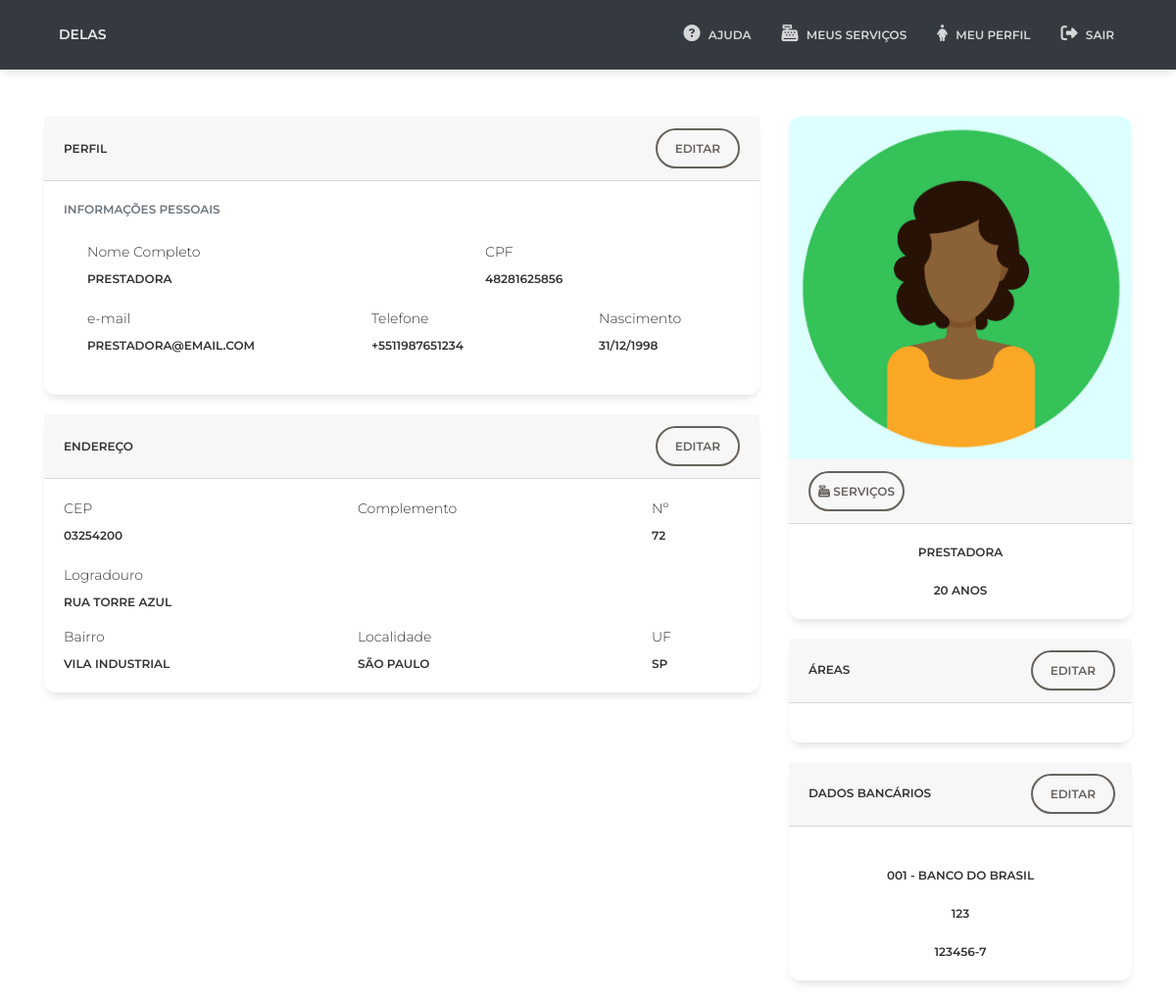
The page /pages/prestadora/profile-page.php (signed in) on the database as committed earlier.
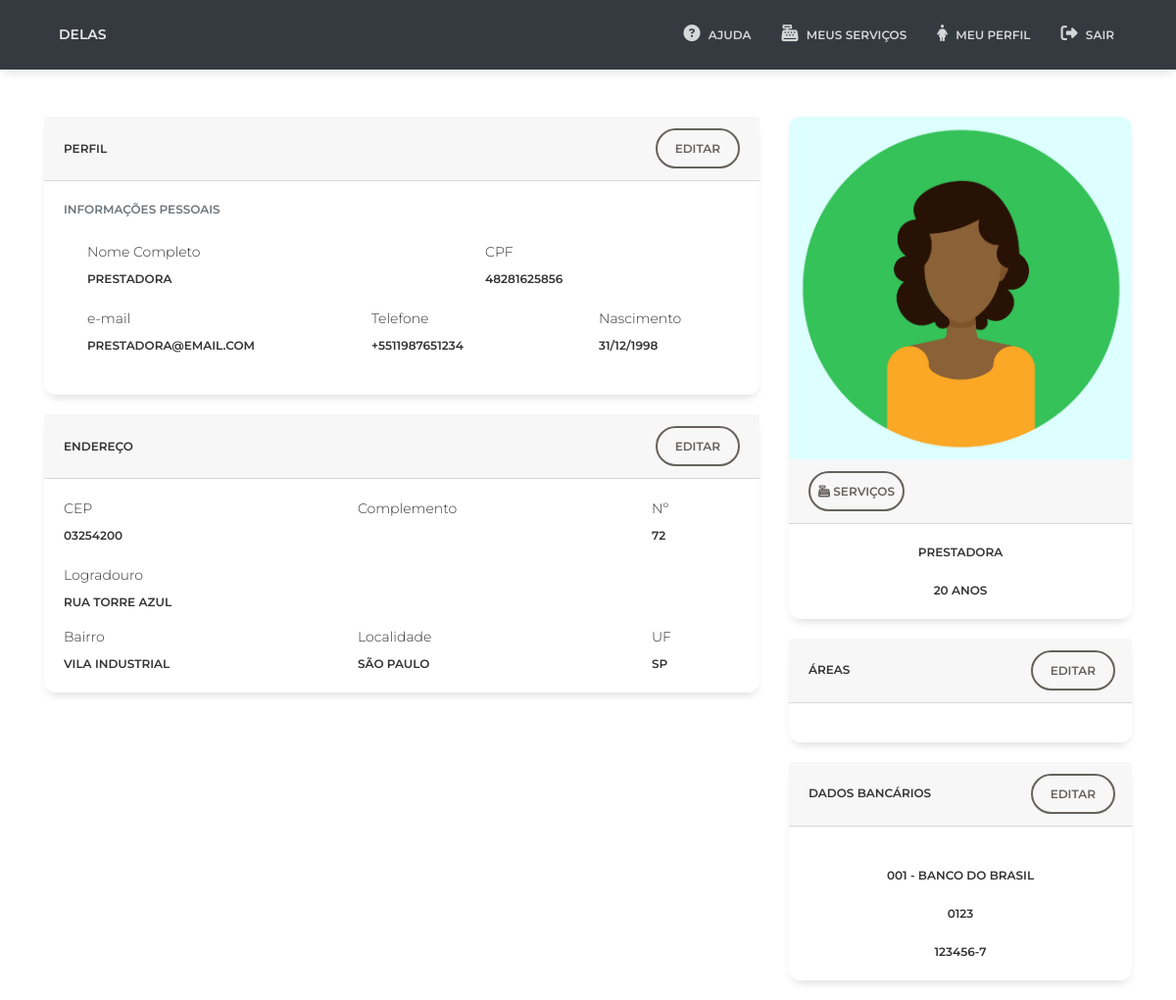
The same page on the database as committed later.
### tables this page shows
create table Prestadoras (
	idPrestadora INT(5) UNSIGNED NOT NULL AUTO_INCREMENT,
    nomePrestadora VARCHAR(100) NOT NULL,
    cpfPrestadora CHAR(11),
    telPrestadora VARCHAR(11) NOT NULL,
    dtNascPrestadora DATE,
    emailPrestadora VARCHAR(100) NOT NULL,
    senhaPrestadora VARCHAR(50) NOT NULL,
    idBanco INT(3) UNSIGNED,
    agenciaBanco VARCHAR(10),
    contaBanco VARCHAR(15),
    ativo INT(1) UNSIGNED DEFAULT '1',
    caminhoFoto VARCHAR (200),
    dtCadastro DATETIME NOT NULL,
    PRIMARY KEY (idPrestadora),
    FOREIGN KEY (idBanco) REFERENCES Bancos (idBanco)
    );

create table Bancos (
	idBanco INT(3) UNSIGNED NOT NULL,
    banco VARCHAR(100) NOT NULL,
    PRIMARY KEY (idBanco)
    );

create table End_Prestadoras (
	idEnd_Prestadora INT(5) UNSIGNED NOT NULL AUTO_INCREMENT,	
    CEP VARCHAR(8),
    logradouro VARCHAR (200),
    complemento VARCHAR (100),
    numero VARCHAR (15),
    bairro VARCHAR (100),
    localidade VARCHAR (50),
    uf VARCHAR (2),
    idPrestadora INT(5) UNSIGNED NOT NULL,
    PRIMARY KEY (idEnd_Prestadora),
    FOREIGN KEY (idPrestadora) REFERENCES Prestadoras (idPrestadora)
    );

### pages/prestadora/profile-page.php (the view, shortened to what this page needs)
<?php
include_once("../../assets/php/scripts/conexao.php");
$email = $_SESSION["email"];
$queryPrincipal = "SELECT t1.idprestadora as id, nomePrestadora, telPrestadora, dtNascPrestadora, caminhoFoto, date_format(dtNascPrestadora,'%d/%m/%Y') as dtNasc,
emailPrestadora, cpfPrestadora, t1.agenciaBanco as agenciaBanco, t1.idBanco as bancoPrestadora, t1.contaBanco as contaBanco, t2.*, t2.idEnd_Prestadora as idEnd_Prestadora, t3.banco as nomeBanco, agenciaBanco, contaBanco
FROM Prestadoras t1
LEFT JOIN End_Prestadoras t2 on (t1.idPrestadora = t2.idPrestadora)
LEFT JOIN Bancos t3 on (t1.idBanco = t3.idBanco)
WHERE emailPrestadora = '$email'";
$consulta = $conexao->query($queryPrincipal);
$dados = (mysqli_fetch_assoc($consulta));
?>
<!DOCTYPE html>
<html lang="pt-br">
<head>
  <link href="../../assets/css/bootstrap.min.css" rel="stylesheet" />
  <link href="../../assets/css/paper-kit.css?v=2.2.0" rel="stylesheet" />
</head>
<body class="profile-page sidebar-collapse">
  <nav class="navbar navbar-expand-lg bg-dark">
    <div class="container">
        <div class="navbar-translate">
            <a class="navbar-brand" href="homepage.php">delas</a>
        </div>
        <div class="collapse navbar-collapse" id="example-navbar-primary">
            <ul class="navbar-nav ml-auto">
                <li class="nav-item active">
                    <a class="nav-link" href="#">
                        <i class="fas fa-question-circle"></i>
                        <p>Ajuda</p>
                    </a>
                </li>
                <li class="nav-item">
                    <a class="nav-link" href="#">
                        <i class="fas fa-cash-register"></i>
                        <p>Meus Serviços</p>
                    </a>
                </li>
                <li class="nav-item">
                    <a class="nav-link" href="profile-page.php">
                        <i class="fas fa-female"></i>
                        <p>Meu Perfil</p>
                    </a>
                </li>
                <li class="nav-item">
                    <a class="nav-link" href="../../assets/php/scripts/logout.php">
                        <i class="fas fa-sign-out-alt"></i>
                        <p>Sair</p>
                    </a>
                </li>
            </ul>
        </div>
    </div>
</nav>
  <div class="wrapper">
    <div class="container mt-5">
      <div class="row">
        <div class="col-md-4 order-xl-2">
          <div class="card no-transition">
            <a href="#" data-toggle="modal" data-target="#modalImg">
            <?php if(isset($dados['caminhoFoto'])){
              $caminhoFoto = $dados['caminhoFoto'];
              echo "<img src='../../assets".$caminhoFoto."' alt='Image placeholder' class='card-img-top'>";
            } else {
              echo "<img src='../../assets/img/faces/default.png' alt='Image placeholder' class='card-img-top'>";
            }
            ?>
            </a>
            <div class="card-header">
              <div class="justify-content-center">
                <a href="services-page.php" class="btn btn-outline-default btn-round p-2">
                  <i class="fas fa-cash-register"></i> Serviços
                </a>
              </div>
            </div>
            <div class="card-body">
              <div class="text-center">
                <h6><?php echo $dados['nomePrestadora']; ?></h6>
                <h6><?php
                if(isset($dados['dtNascPrestadora'])){
                $dataNascimento = $dados['dtNascPrestadora'];
                $date = new DateTime($dataNascimento);
                $interval = $date->diff( new DateTime( date('d-m-Y') ) );
                echo $interval->format( '%Y anos' );
                }
                ?></h6>
              </div>
            </div>
          </div>
        <div class="row align-items-center">
        <div class="col-12">
          <div class="card no-transition">
            <div class="card-header">
            <div class="row align-items-center">
            <div class="col-8">
              <div class="d-flex justify-content-between">
                <h6>
                   Áreas
                </h6>
              </div>
              </div>
              <div class="col-4 text-right">
                  <a href="#" class="btn btn-outline-default btn-round" data-toggle="modal" data-target="#modalAreas">
                    Editar
                  </a>
                </div>
            </div>
            </div>
            <div class="card-body">
            </div>
          </div>
          </div>
        </div>
      <div class="row align-items-center">
        <div class="col-12">
          <div class="card no-transition">
            <div class="card-header">
            <div class="row align-items-center">
            <div class="col-8">
              <div class="d-flex justify-content-between">
                <h6>
                   Dados Bancários
                </h6>
              </div>
              </div>
              <div class="col-4 text-right">
                  <a href="#" class="btn btn-outline-default btn-round" data-toggle="modal" data-target="#modalDadosBancarios">
                    Editar
                  </a>
                </div>
            </div>
            </div>
            <div class="card-body">
              <div class="text-center">
                <br /><h6><?php echo $dados['nomeBanco']; ?></h6><br />
                <h6><?php echo $dados['agenciaBanco']; ?></h6><br />
                <h6><?php echo $dados['contaBanco']; ?></h6>
              </div>
            </div>
          </div>
          </div>
        </div>
      </div>
        <div class="col-xl-8">
          <div class="card no-transition">
            <div class="card-header">
              <div class="row align-items-center">
                <div class="col-8">
                  <h6>Perfil</h6>
                </div>
                <div class="col-4 text-right">
                  <a href="#" class="btn btn-outline-default btn-round" data-toggle="modal" data-target="#modalInfo">
                    Editar
                  </a>
                </div>
              </div>
            </div>
            <div class="card-body">
                <h6 class="heading-small text-muted mb-4">Informações Pessoais</h6>
                <div class="pl-lg-4">
                  <div class="row">
                    <div class="col-lg-7">
                    <label class="form-control-label" for="nome">Nome Completo</label>
                    <h6><?php echo $dados['nomePrestadora']; ?></h6>
                    </div>
                    <div class="col-lg-4">
                    <label class="form-control-label" for="cpf">CPF</label>
                    <h6><?php echo $dados['cpfPrestadora']; ?></h6><br />
                    </div>
                    </div>
                    <div class="row">
                    <div class="col-lg-5">
                    <label class="form-control-label" for="email">e-mail</label>
                    <h6><?php echo $dados['emailPrestadora']; ?></h6><br />
                    </div>
                    <div class="col-lg-4">
                    <label class="form-control-label" for="telefone">Telefone</label>
                    <h6>+55<?php echo $dados['telPrestadora']; ?></h6><br />
                    </div>
                    <div class="col-lg-2">
                    <label class="label-control" for="dataNasc">Nascimento</label>
                    <h6><?php echo $dados['dtNasc'];?></h6>
                    </div>
                  </div>
                </div>
              </div>
            </div>
          <div class="card no-transition">
            <div class="card-header">
              <div class="row align-items-center">
                <div class="col-8">
                  <h6>Endereço</h6>
                </div>
                <div class="col-4 text-right">
                  <a href="#" class="btn btn-outline-default btn-round" data-toggle="modal" data-target="#modalEndereco">
                    Editar
                  </a>
                </div>
              </div>
            </div>
              <div class="card-body">
                <div class="row">
                  <div class="col-md-5">
                    <div class="form-group form-1">
                      <label class="form-control-label" for="cep">CEP</label>
                      <h6><?php echo $dados['CEP']; ?></h6>
                    </div>
                    </div>
                    <div class="col-md-5">
                      <label class="form-control-label" for="complemento">Complemento</label>
                    </div>
                    <div class="col-md-2">
                      <label class="form-control-label" for="email"> Nº </label>
                      <h6><?php echo $dados['numero']; ?></h6><br />
                    </div>
                  </div>
                <div class="row">
                  <div class="col-md-11">
                    <div class="form-group form-2">
                      <label class="form-control-label" for="bairro">Logradouro</label>
                      <h6><?php echo $dados['logradouro']; ?></h6>
                    </div>
                  </div>
                </div>
                <div class="row">
                  <div class="col-md-5">
                      <label class="form-control-label" for="bairro">Bairro</label>
                      <h6><?php echo $dados['bairro']; ?></h6>
                    </div>
                    <div class="col-md-5">
                      <label class="form-control-label" for="localidade"> Localidade  </label>
                      <h6><?php echo utf8_encode($dados['localidade']); ?></h6>
                    </div>
                    <div class="col-md-2">
                      <label class="form-control-label" for="uf"> UF  </label>
                      <h6><?php echo $dados['uf']; ?></h6>
                    </div>
                </div>
            </div>
            </div>
            </div>
</body>
</html>

Rows that differ between the two databases and show on the page:
changed prestadoras "PRESTADORA": agenciaBanco "123" → "0123"
